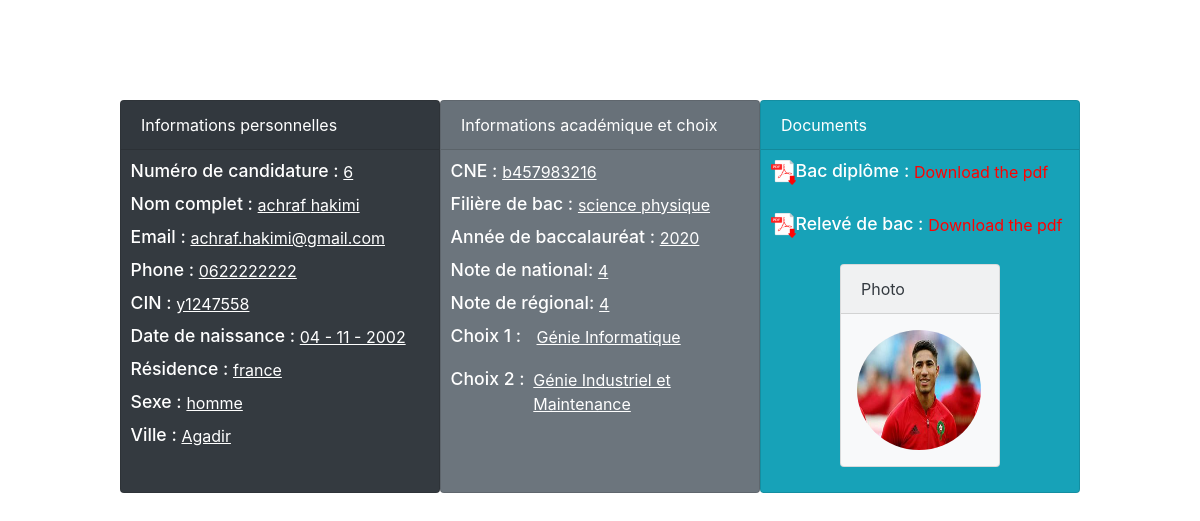
/projetPHP/admin/afficher_candidat.php?id=6 (signed in), run on the app's committed database.
### tables this page shows
CREATE TABLE `candidat` (
  `id` int(11) NOT NULL,
  `nom` varchar(55) DEFAULT NULL,
  `prenom` varchar(250) DEFAULT NULL,
  `password` varchar(55) NOT NULL,
  `email` varchar(250) NOT NULL,
  `date_N` varchar(30) DEFAULT NULL,
  `phone` varchar(55) DEFAULT NULL,
  `addresse` varchar(250) DEFAULT NULL,
  `cin` varchar(30) DEFAULT NULL,
  `sexe` varchar(5) DEFAULT NULL,
  `ville_id` int(11) DEFAULT NULL,
  `cne` varchar(55) DEFAULT NULL,
  `photo` varchar(450) DEFAULT NULL,
  `annee_bac` int(5) DEFAULT NULL,
  `filiere_bac_id` int(11) DEFAULT NULL,
  `regio_note` double DEFAULT NULL,
  `national_note` double DEFAULT NULL,
  `bac` varchar(450) DEFAULT NULL,
  `bac_releve` varchar(450) DEFAULT NULL,
  `choix1` int(11) DEFAULT NULL,
  `choix2` int(11) DEFAULT NULL,
  `first_login` varchar(10) DEFAULT 'yes',
  `promotion_id` int(11) NOT NULL
);

CREATE TABLE `villes` (
  `id` int(11) NOT NULL,
  `ville` varchar(250) NOT NULL,
  `adminId` int(11) DEFAULT 1
);

CREATE TABLE `filiere` (
  `id` int(11) NOT NULL,
  `title` varchar(100) NOT NULL,
  `adminId` int(11) DEFAULT 1
);

CREATE TABLE `departements` (
  `id` int(11) NOT NULL,
  `filiere` varchar(250) NOT NULL,
  `max_etudiants` int(10) DEFAULT 80,
  `adminId` int(11) DEFAULT NULL
);

### projetPHP/includes/functions.php (called while the page is built, shortened)
<?php
function select_query($table, $columns, $condition)
{
    global $conn;
    if ($condition == 0) {
        $sql = "select $columns from $table";
    } else {
        $sql = "select $columns from $table where $condition";
    }
    $result = mysqli_query($conn, $sql);
    return $result;
}
?>

### projetPHP/admin/afficher_candidat.php (the view, shortened to what this page needs)
<?php
if (!isset($_SESSION['email'])) {
    $_SESSION['admin'] = 'admin';
    header('location: ../logout.php');
} else {
include('../includes/functions.php');
if (isset($_GET['id'])) {
    $id = $_GET['id'];
    $res = select_query('candidat', 'nom,prenom,email,addresse,phone,cin,date_N,sexe,filiere_bac_id,cne,ville_id,annee_bac,photo,regio_note,national_note,bac,bac_releve,choix1,choix2', "id = $id");
    $row = mysqli_fetch_array($res);
    $v_id = $row['ville_id'];
    $res = select_query('villes', 'ville', "id = $v_id ");
    $ville = mysqli_fetch_array($res);
    $filiere_bac_id = $row['filiere_bac_id'];
    $res = select_query('filiere', 'title', "id = $filiere_bac_id  ");
    $bac_filiere = mysqli_fetch_array($res);
    $ch1 = $row['choix1'];
    $res = select_query('departements', 'filiere', "id = $ch1 ");
    $choix1 = mysqli_fetch_array($res);
    $ch2 = $row['choix2'];
    $res = select_query('departements', 'filiere', "id = $ch2 ");
    $choix2 = mysqli_fetch_array($res);
}
?>
<html>
<!DOCTYPE html>
<html lang="en">
<link rel="stylesheet" href="https://maxcdn.bootstrapcdn.com/bootstrap/4.0.0/css/bootstrap.min.css">
<body>
    <div class=" cards_candidat">
        <div class="card text-white bg-dark mb-3" style="width: 21rem;">
            <div class="card-header">Informations personnelles</div>
            <div class="card-body">
                <div class="personal">
                    <h5 class="card-title">Numéro de candidature :&nbsp;</h5>
                    <p class="card-text"><u><?= $id ?></u></p>
                </div>
                <div class="personal">
                    <h5 class="card-title">Nom complet :&nbsp;</h5>
                    <p class="card-text"><u><?= $row['prenom'] . ' ' . $row['nom'] ?></u></p>
                </div>
                <div class="personal">
                    <h5 class="card-title">Email :&nbsp;</h5>
                    <p class="card-text"><u><?= $row['email'] ?></u></p>
                </div>
                <div class="personal">
                    <h5 class="card-title">Phone :&nbsp;</h5>
                    <p class="card-text"><u><?= $row['phone'] ?></u></p>
                </div>
                <div class="personal">
                    <h5 class="card-title">CIN :&nbsp;</h5>
                    <p class="card-text"><u><?= $row['cin'] ?></u></p>
                </div>
                <div class="personal">
                    <h5 class="card-title">Date de naissance :&nbsp;</h5>
                    <p class="card-text"><u><?= $row['date_N'] ?></u></p>
                </div>
                <div class="personal">
                    <h5 class="card-title">Résidence :&nbsp;</h5>
                    <p class="card-text"><u><?= $row['addresse'] ?></u></p>
                </div>
                <div class="personal">
                    <h5 class="card-title">Sexe :&nbsp;</h5>
                    <p class="card-text"><u><?= $row['sexe'] ?></u></p>
                </div>
                <div class="personal">
                    <h5 class="card-title">Ville :&nbsp;</h5>
                    <p class="card-text"><u><?= $ville['ville'] ?></u></p>
                </div>
            </div>
        </div>
        <div class="card text-white bg-Secondary mb-3" style="width: 21rem;">
            <div class="card-header">Informations académique et choix</div>
            <div class="card-body">
                <div class="personal">
                    <h5 class="card-title">CNE :&nbsp;</h5>
                    <p class="card-text"><u><?= $row['cne'] ?></u></p>
                </div>
                <div class="personal">
                    <h5 class="card-title">Filière de bac :&nbsp;</h5>
                    <p class="card-text"><u><?= $bac_filiere['title'] ?></u></p>
                </div>
                <div class="personal">
                    <h5 class="card-title">Année de baccalauréat :&nbsp;</h5>
                    <p class="card-text"><u><?= $row['annee_bac'] ?></u></p>
                </div>
                <div class="personal">
                    <h5 class="card-title">Note de national:&nbsp;</h5>
                    <p class="card-text"><u><?= $row['national_note'] ?></u></p>
                </div>
                <div class="personal">
                    <h5 class="card-title">Note de régional:&nbsp;</h5>
                    <p class="card-text"><u><?= $row['regio_note'] ?></u></p>
                </div>
                <div class="personal">
                    <h5 class="card-title">Choix&nbsp;</h5>
                    <p class="card-text">
                    <h5 class="ch">1 : </h5><u><?= $choix1['filiere'] ?></u></p>
                </div>
                <div class="personal ch2">
                    <h5 class="card-title">Choix&nbsp;</h5>
                    <p class="card-text">
                    <h5 class="ch">2 : </h5><u><?= $choix2['filiere'] ?></u></p>
                </div>
            </div>
        </div>
        <div class="card text-white bg-info mb-3" style="width: 21rem;">
            <div class="card-header">Documents</div>
            <div class="card-body">
                <div class="personal">
                    <img src="../img/pdf.png" width="25" height="25" alt="">
                    <h5 class="card-title">Bac diplôme :&nbsp;</h5>
                    <p class="card-text"><a href="../<?= $row['bac'] ?>" download="<?= $row['prenom'] . ' ' . $row['nom'] . ' bac' ?>">Download the pdf</a></p>
                </div>
                <div class="personal releve">
                    <img src="../img/pdf.png" width="25" height="25" alt="">
                    <h5 class="card-title">Relevé de bac :&nbsp;</h5>
                    <p class="card-text"><a href="../<?= $row['bac_releve'] ?>" download="<?= $row['prenom'] . ' ' . $row['nom'] . ' bac relevé' ?>">Download the pdf</a></p>
                </div>
                <div class="card text-dark bg-light mb-3 photo-card" style="max-width: 10rem;">
                    <div class="card-header">Photo</div>
                    <div class="card-body">
                        <img class="photo-card-img" src="../<?= $row['photo'] ?>" alt="photo" height="120" width="124">
                    </div>
                </div>
            </div>
        </div>
    </div>
</body>
</html>
<?php } ?>

### projetPHP/admin/afficher_candidat.php (style rules this page uses)
.releve { margin-top: 20px; }
.card-text a { color: red; }
.ch { width: 11%; }
.ch2 { margin-top: 10px; }
.personal { display: flex !important; }
.cards_candidat { display: flex; justify-content: space-between; width: 80%; margin: auto; margin-top: 100px; }
h5 { font-size: 110%; width: fit-content; }
.photo-card { margin: auto; margin-top: 6%; }
.card-body { padding: 0.6rem; }
.photo-card .card-body { padding: 8px; }
.photo-card-img { margin: 8px; border-radius: 50%; }

### data on the page
candidat: prenom "achraf", nom "hakimi", email "achraf.hakimi@gmail.com", phone "0622222222", cin "y1247558", date_N "04 - 11 - 2002", addresse "france", sexe "homme", cne "b457983216", annee_bac "2020", national_note "4", regio_note "4", photo (picture)
villes: ville "Agadir"
filiere: title "science physique"
departements: filiere "Génie Informatique"
departements: filiere "Génie Industriel et Maintenance"

### other printed values
$id "6"
